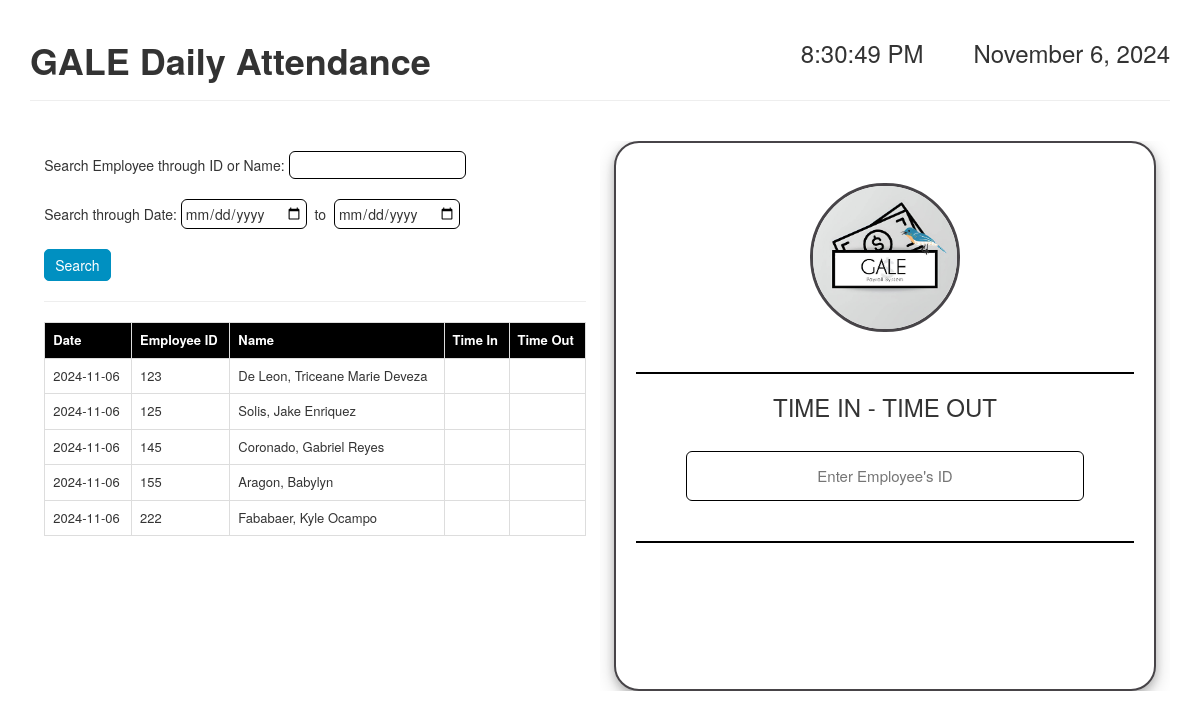
The page /dailyattendance/dailyattendance.php on the database its author committed.
### tables this page shows
CREATE TABLE `dailyattendancetb` (
  `id` int(11) NOT NULL,
  `fld_eid` int(11) NOT NULL,
  `fld_status` varchar(200) NOT NULL,
  `fld_name` varchar(200) NOT NULL,
  `fld_isPresent` tinyint(1) DEFAULT NULL,
  `fld_isAbsent` tinyint(1) DEFAULT NULL,
  `fld_date` date NOT NULL,
  `fld_timein` time DEFAULT NULL,
  `fld_isLate` tinyint(1) DEFAULT NULL,
  `fld_minutesLate` float DEFAULT NULL,
  `fld_timeout` time DEFAULT NULL,
  `fld_isUndertime` tinyint(1) DEFAULT NULL,
  `fld_minutesUndertime` float DEFAULT NULL,
  `fld_isOvertime` tinyint(1) DEFAULT NULL,
  `fld_minutesOvertime` float DEFAULT NULL,
  `fld_hoursworked` float(11,2) DEFAULT NULL,
  `fld_schedstart` time DEFAULT NULL,
  `fld_schedend` time DEFAULT NULL
);

### dailyattendance/dailyattendance.php (the view, shortened to what this page needs)
<?php
    include("../connect.php");
    $current_date = date("Y-m-d");
    $notif = "";
    ?>
<!DOCTYPE html>
<html lang="en">
<head>
    <link rel="stylesheet" href="https://maxcdn.bootstrapcdn.com/bootstrap/3.4.1/css/bootstrap.min.css">
    <link rel="stylesheet" href="styleattendance.css">
</head>
<body>
    <div class="container" >
    <br>
    <div style="float: left;">
    <h1><b>GALE Daily Attendance</b></h1>
    </div>
    <div style="float: right;">
        <table class="timedate_container">
            <tr>
                <td><h3 class="timecontainer" style="margin-right: 50px; margin-left: 10px;"><span id="displaytime"></span></h3></td>
                <td ><h3 ><span id="displaydate"></span></h3></td>
            </tr>
        </table>
    </div>
    <br><br><br>
    <hr>
    <br>
    <div class="leftrightcontainer">
        <div class="left-div">
        <div class="timerecords">
            <form action="dailyattendance.php"  method="get">
                Search Employee through ID or Name: <input type="text" name="slct_eidr"><br><br>
                Search through Date: <input type="date" name="slct_payrollstart">&nbsp; to&nbsp; <input type="date" name="slct_payrollend"><br><br>
                <input type="submit" value="Search" class="smallsearchbtn">
                <hr>
                </form>
                <table class='table table-bordered' width=100% style="font-size: 13px;">
                    <tr>
                        <th>Date</th><th>Employee ID</th><th>Name</th><th>Time In</th><th>Time Out</th>
                    </tr>
                    <?php
                    if(empty($_GET['slct_eidr']) && empty($_GET['slct_payrollstart']) && empty($_GET['slct_payrollend'])){
                        $resulttime = $conn->query("select * from dailyattendancetb where fld_date = '$current_date' ORDER BY fld_date DESC, fld_timein DESC");
                        while($row = $resulttime -> fetch_assoc()){
                        echo "
                            <tr>
                                    <td>$row[fld_date]</td>
                                    <td>$row[fld_eid]</td>
                                    <td>$row[fld_name]</td>
                                    <td>$row[fld_timein]</td>
                                    <td>$row[fld_timeout]</td>
                            </tr>";
                        }
                    }else{
                        include("daily_attendancerecords.php");
                    }
                    ?>
                </table>
            </div>
        </div>
        <div class="right-div">
        <div class="timeinout_container">
                    <form action="dailyattendance.php" method="post">
                        <br>
                        <img src="../logo.jpg" alt="logo" class="logo"><br><br>
                        <hr style="border: 1px solid black">
                        <h3>TIME IN - TIME OUT</h3>
                        <input type="hidden" name="txt_date" id="date" value='<?php echo $current_date; ?>'><br>
                        <input type="text" name="slct_eid" id="slcteid" onchange=this.form.submit() placeholder="Enter Employee's ID"> <br><br>
                        <hr style="border: 1px solid black">
                        <span><?php echo $notif; ?></span><br><br>
                    </form>
                </div>
        </div>
    </div>
        </div>
</body>
</html>

### dailyattendance/styleattendance.css (style rules this page uses)
.leftrightcontainer:after { content: ""; display: table; clear: both; }
.left-div, .right-div { float: left; width: 50%; overflow: auto; height: 550px; }
.timerecords { width: 95%; margin: auto; height: auto; margin-top: 10px; }
.smallsearchbtn { border: 1px solid #0090C1; background-color: #0090C1; color: white; border-radius: 5px; padding: 5px 10px; margin-right: 8px; }
input { border: 1px solid black; border-radius: 6px; padding: 3px; }
#slcteid { text-align:center; width: 80%; height: 50px; font-size: 15px; }
.timeinout_container { background-color: white; border: 2px solid #474448; border-radius: 25px; margin: auto; width: 95%; text-align: center; height: 100%; align-items: center; justify-content: center; box-shadow: 0 4px 8px 0 rgba(0, 0, 0, 0.2), 0 6px 20px 0 rgba(0, 0, 0, 0.19); padding: 20px; }
img.logo { width: 30%; border-radius: 50%; border: 3px solid #474448; }
.table-bordered th { background-color: black; color: white; }

### rows shown on the page
dailyattendancetb: fld_date "2024-11-06", fld_eid "123", fld_name "De Leon, Triceane Marie Deveza"
dailyattendancetb: fld_date "2024-11-06", fld_eid "125", fld_name "Solis, Jake Enriquez"
dailyattendancetb: fld_date "2024-11-06", fld_eid "145", fld_name "Coronado, Gabriel Reyes"
dailyattendancetb: fld_date "2024-11-06", fld_eid "155", fld_name "Aragon, Babylyn"
dailyattendancetb: fld_date "2024-11-06", fld_eid "222", fld_name "Fababaer, Kyle Ocampo"
